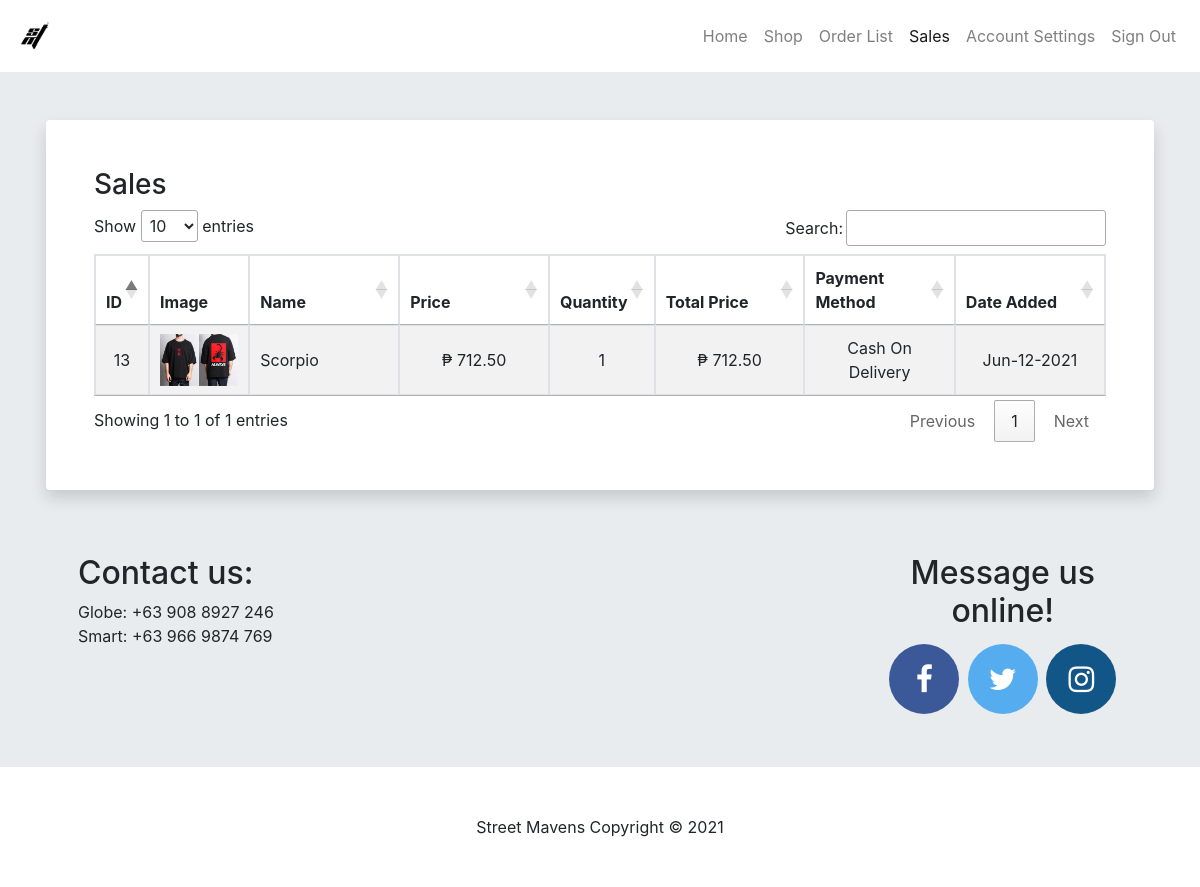
/sales.php (signed in), run on the app's committed database.
### tables this page shows
CREATE TABLE `orders` (
  `id` int(11) NOT NULL,
  `user_id` int(11) NOT NULL,
  `product_id` int(11) NOT NULL,
  `quantity` int(11) NOT NULL,
  `payment_method` enum('Cash On Delivery') NOT NULL,
  `status` enum('Pending','Confirmed') NOT NULL DEFAULT 'Pending',
  `date_added` timestamp NOT NULL DEFAULT current_timestamp() ON UPDATE current_timestamp()
);

CREATE TABLE `products` (
  `id` int(11) NOT NULL,
  `user_id` int(11) NOT NULL,
  `name` varchar(100) NOT NULL,
  `description` varchar(200) NOT NULL,
  `price` int(11) NOT NULL,
  `discount_percentage` int(11) NOT NULL,
  `stock` int(11) NOT NULL,
  `image_path` varchar(200) NOT NULL,
  `date_added` timestamp NOT NULL DEFAULT current_timestamp()
);

### functions/functions.php (called while the page is built, shortened)
<?php
function get_sales()
{
    global $__conn;
    $error = 0;
    $data = array();
    $stmt = $__conn->prepare(
        "SELECT orders.id, products.id, products.name, products.description, products.price,
        products.discount_percentage, products.stock, products.image_path,
        orders.quantity, orders.payment_method, orders.date_added
        FROM orders
        INNER JOIN products ON products.id = orders.product_id
        WHERE orders.status = 'Confirmed'"
    );
    if (
        $stmt &&
        $stmt->execute() &&
        $stmt->store_result() &&
        $stmt->bind_result(
            $sale_id,
            $product_id,
            $name,
            $description,
            $price,
            $discount_percentage,
            $stock,
            $image_path,
            $quantity,
            $payment_method,
            $date_added
        )
    ) {
        while ($stmt->fetch()) {
            $discounted_price = $price - ($price * ($discount_percentage / 100));
            $data[] = array(
                'sale_id' => $sale_id,
                'product_id' => $product_id,
                'name' => $name,
                'description' => $description,
                'price' => number_format($discounted_price, 2),
                'discount_percentage' => $discount_percentage,
                'stock' => $stock,
                'image_path' => $image_path,
                'quantity' => $quantity,
                'payment_method' => $payment_method,
                'total_price' => number_format($discounted_price * $quantity, 2),
                'date_added' => $date_added
            );
        }
    }
    return array(
        'error' => $error,
        'data' => $data,
    );
}

### sales.php (the view, shortened to what this page needs)
<?php
require_once('statics/database_info.php');
require_once('functions/functions.php');
?>
<!DOCTYPE html>
<html lang="en">
<head>
    <?php include_once('includes/head.php') ?>
</head>
<body>
    <?php include_once('includes/navbar.php') ?>
    <main>
        <div class="container mt-5">
            <div class="row">
                <div class="table-responsive mx-3 p-5 bg-white rounded shadow">
                    <h3>Sales</h3>
                    <table id="tbl_sales" class="table table-striped table-bordered bg-white">
                        <thead>
                            <tr style="text-align: center;">
                                <th width="5%">ID</th>
                                <th width="10%">Image</th>
                                <th width="15%">Name</th>
                                <th width="15%">Price</th>
                                <th width="10%">Quantity</th>
                                <th width="15%">Total Price</th>
                                <th width="15%">Payment Method</th>
                                <th width="15%">Date Added</th>
                            </tr>
                        </thead>
                        <tbody>
                            <?php
                            $sales = get_sales()['data'];
                            foreach ($sales as $sale) { ?>
                                <tr>
                                    <td class="text-center align-middle"><?= $sale['sale_id'] ?></td>
                                    <td class="align-middle">
                                        <img class="img-fluid" src="<?= $sale['image_path'] ?>" alt="Product Image">
                                    </td>
                                    <td class="align-middle"><?= $sale['name'] ?></td>
                                    <td class="text-center align-middle">₱ <?= $sale['price'] ?></td>
                                    <td class="text-center align-middle"><?= $sale['quantity'] ?></td>
                                    <td class="text-center align-middle">₱ <?= $sale['total_price'] ?></td>
                                    <td class="text-center align-middle"><?= $sale['payment_method'] ?></td>
                                    <td class="text-center align-middle"><?= date('M-d-Y', strtotime($sale['date_added'])) ?></td>
                                </tr>
                            <?php } ?>
                        </tbody>
                    </table>
                </div>
            </div>
        </div>
    </main>
    <?php include_once('includes/section.php') ?>
    <?php include_once('includes/footer.php') ?>
</body>
</html>

### styles/styles.css (style rules this page uses)
body { background-color: #e9ecef; }

### data on the page
orders: id "13", product.image_path (picture), product.name "Scorpio", price "712.50", quantity "1", total_price "712.50", payment_method "Cash On Delivery", date_added "Jun-12-2021"
